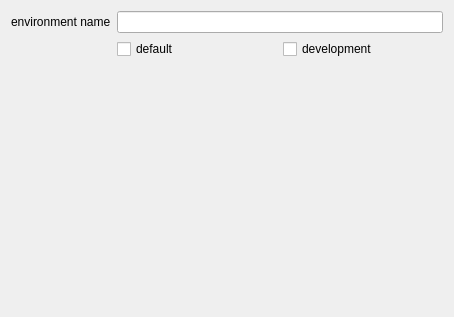
<?xml version="1.0" encoding="UTF-8"?>
<ui version="4.0">
 <class>EnvironmentOptions</class>
 <widget class="QWizardPage" name="EnvironmentOptions">
  <property name="geometry">
   <rect>
    <x>0</x>
    <y>0</y>
    <width>454</width>
    <height>317</height>
   </rect>
  </property>
  <property name="minimumSize">
   <size>
    <width>450</width>
    <height>0</height>
   </size>
  </property>
  <property name="windowTitle">
   <string>EnvironmentOptions</string>
  </property>
  <property name="title">
   <string>Environment Options</string>
  </property>
  <layout class="QFormLayout" name="formLayout">
   <item row="0" column="0">
    <widget class="QLabel" name="uiEnvironmentLBL">
     <property name="text">
      <string>environment name</string>
     </property>
    </widget>
   </item>
   <item row="0" column="1">
    <widget class="QLineEdit" name="uiEnvironmentTXT"/>
   </item>
   <item row="1" column="1">
    <layout class="QHBoxLayout" name="horizontalLayout">
     <item>
      <widget class="QCheckBox" name="uiDefaultCHK">
       <property name="toolTip">
        <string>Defines this as the default Treegrunt Tools environment</string>
       </property>
       <property name="text">
        <string>default</string>
       </property>
      </widget>
     </item>
     <item>
      <widget class="QCheckBox" name="uiDevelopmentCHK">
       <property name="toolTip">
        <string>Tag this environment as a development location</string>
       </property>
       <property name="text">
        <string>development</string>
       </property>
      </widget>
     </item>
    </layout>
   </item>
  </layout>
 </widget>
 <resources/>
 <connections/>
</ui>
